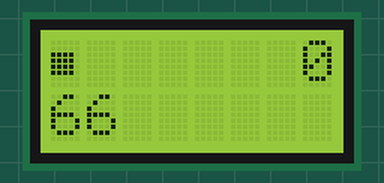
Bench run of a sketch on a simulated Arduino Uno, built with avr-gcc and run on an emulated ATmega328P. Parts: 8×2 character LCD.

Above: at 0.31 s.
At 5.3 s:
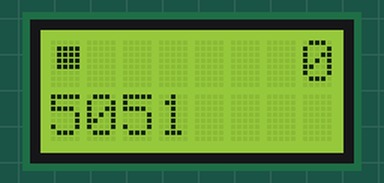
At 10.6 s:
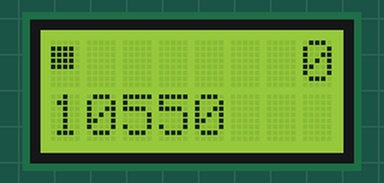
At 19.6 s:
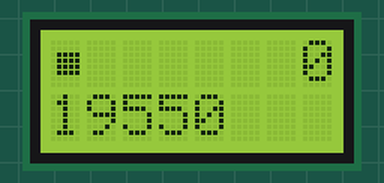
At 29.1 s:
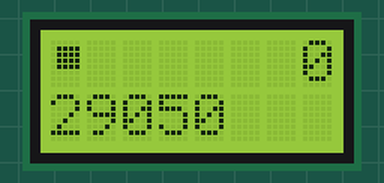
At 39.1 s:
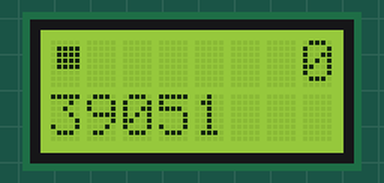

Measured:
- what the display in image 1 shows lasts 0.5 s, from 5.1 s to 5.6 s

The sketch:

HelloWorld2.ino
```cpp
/*
8文字*2行のLCDをアレしてアレするやつ

pin接続

01: GND
02: 5V
03:   D11（PWMでバックライト制御・可聴音がするかも -> やめました）
04:   D2
05: GND（R/Wの切り替え用信号だけど，WしかしないからLOW->GND -> LCD側で短絡した）
06:   D3
07: N/A（使わない）
08: N/A
09: N/A
10: N/A
11:   D4
12:   D5
13:   D6
14:   D7
15: N/A（基盤のJP2,3を短絡すれば内部抵抗使ってバックライト光るよ）
16: N/A
*/

#include <LiquidCrystal.h>

LiquidCrystal lcd(2,3,4,5,6,7);
//un long 4294967295まで
unsigned long now_t0 = 0;  //50日くらいでオーバーフロー
unsigned long chg_t1 = 0;
unsigned long chg_t2 = 0;
int frg = 0;

byte motion0[8] = {
  B00000,
  B00000,
  B11110,
  B11110,
  B11110,
  B11110,
  B00000,
};
byte motion1[8] = {
  B00000,
  B11110,
  B11110,
  B11110,
  B11110,
  B00000,
  B00000,
};
byte motion2[8] = {
  B00000,
  B01111,
  B01111,
  B01111,
  B01111,
  B00000,
  B00000,
};
byte motion3[8] = {
  B00000,
  B00000,
  B01111,
  B01111,
  B01111,
  B01111,
  B00000,
};
/*
  lcd.createChar(0, smiley);
  //lcd.begin(16, 2);
  lcd.write(0);
*/

void setup() {
  lcd.createChar(0, motion0);
  lcd.createChar(1, motion1);
  lcd.createChar(2, motion2);
  lcd.createChar(3, motion3);
  lcd.begin(8, 2);
  //lcd.print("hello, world!");
  //analogWrite(9,0);  //  LCDコントラスト制御（0～100ぐらいで）
  //analogWrite(10,50);  //  LCDコントラスト制御（0～100ぐらいで）
  //analogWrite(11,100);  //  LCDコントラスト制御（0～100ぐらいで）
}

void loop() {
  //lcd.clear();
  lcd.setCursor(0, 0);
  lcd.write(frg);
  if(frg++ >= 3)  frg = 0;

  now_t0 = millis();
  chg_t1 = now_t0 / 1000;  //秒単位にする
  chg_t2 = now_t0 / 1000;

  lcd.setCursor(4, 0);
  /*
  if( chg_t1 < 600 ){
    if( chg_t1 < 60 ){
      if( chg_t1 < 10 )   lcd.print("   ");  //10秒未満
      else                lcd.print("  ");   //1分未満
    }
    else  lcd.print(" ");    //10分未満
  }
  lcd.print( chg_t1/60*100 + chg_t1%60);  // 分+秒
  */

  if( chg_t1 < 36000 ){
    if( chg_t1 < 3600 ){
      if( chg_t1 < 600 )   lcd.print("   ");  //10秒未満
      else                 lcd.print("  ");   //1分未満
    }
    else                   lcd.print(" ");    //10分未満
  }
  lcd.print( chg_t1/3600*100 + chg_t1/60%3600);  // 時+分


  lcd.setCursor(0, 1);
  lcd.print( now_t0 );

  delay(550 - millis() % 500);
}
```
